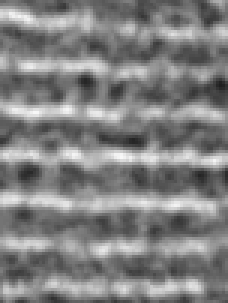
#> input picture data/new_strips/004 WT-DA 25k strip 1.png, 76 x 101 px (shown 3 times larger); its folder holds only this picture in this run
$ jupyter execute --allow-errors 0_gapfinder_processing.ipynb
#> lines starting #> are read from the running program, lines starting #| are printed output that depends on the picture; after the words box and inside, x2 and y2 are one past the last pixel; in counts of white or black regions, pixels touching at a corner belong together
[cell 1]
import pandas
import numpy
import matplotlib.pyplot as plt
import cv2

print("hello world")

# Project Overview

## Part 1. Thresholding the image strips

Load the custom strips into the notebook and threshold them to get the binary images.

[cell 2]
import os
import glob

# get a list of all images in data/new_strips
images = glob.glob("data/new_strips/*.png")

print(f"We have {len(images)} images to play with")

[cell 3]
def load_gray_image(image_path):
    image = cv2.imread(image_path)
#> image is the input picture: shape (101, 76, 3); min 31, max 248, mean 128.7
    gray = cv2.cvtColor(image, cv2.COLOR_BGR2GRAY)
    return gray

def equalize_image(image, clip_low=100, clip_high=255):
#> called with clip_low = 100, clip_high = 255
    equalized = cv2.equalizeHist(image)
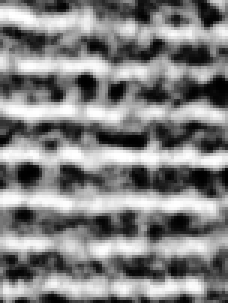
#> equalized: shape (101, 76) (shown 3 times larger); min 0, max 255, mean 128.5
    equalized = numpy.clip(equalized, clip_low, clip_high)
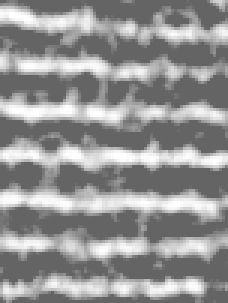
#> equalized: shape (101, 76) (shown 3 times larger); min 100, max 255, mean 147.6
    return equalized

## Display our custom strips

[cell 4]
# plot all of the images in a grid
plt.figure(figsize=(9, 9))
plt.suptitle("raw image strips")
#> (the rest of this cell did not finish here and is left out)

## Display all of the strips, with balanced and clipped scale

[cell 5]
# plot all of the images in a grid
plt.figure(figsize=(9, 9))
plt.suptitle("clipped image strips")
#> (the rest of this cell did not finish here and is left out)

## Threshold the image using the Otsu method

The Otus method is a simple and effective way to threshold an image. It calculates the threshold value based on the histogram of the image. The threshold value is the value that minimizes the intra-class variance of the two classes.

[cell 6]
# threshold the image using a smart thresholding technique

clip_low, clip_high = 100, 255

def threshold_image(image, threshold_type=cv2.THRESH_BINARY, block_size=15, constant=2):
#> called with threshold_type = 0, block_size = 15, constant = 2
    _, thresholded = cv2.threshold(image, 0, 255, threshold_type + cv2.THRESH_OTSU)
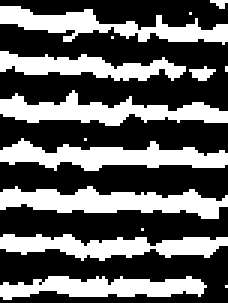
#> thresholded: shape (101, 76) (shown 3 times larger); 37.5% white; 15 white regions (7 under 20 px), largest, box (x1, y1, x2, y2) and area: (0, 62, 76, 73) 473, (0, 46, 76, 57) 443, (0, 30, 76, 42) 436
    return thresholded

image = load_gray_image(images[0])
equalized = equalize_image(image, clip_low=clip_low, clip_high=clip_high)
thresholded = threshold_image(equalized)

# plot the thresholded image
plt.figure(figsize=(5, 5))
plt.imshow(thresholded, cmap="gray")
plt.axis("off")
plt.title("Otsu Thresholded Image")

## Cleaning the strips
Our strips are not perfect, so we need to clean them up a bit. We will use morphological operations to remove small noise and fill in small holes.

The main imperfections seem to be in the non-lumen areas. In the non-lumen (darker) areas, we have some small white spots that we need to remove. We can do this by using a morphological opening operation. This operation will remove small white spots in the image.

[cell 7]
clip_low, clip_high = 75, 255

# choose an image
#> (the rest of this cell did not finish here and is left out)

## now we need to create contours for the objects, and filter out the small ones

#> (a cell that did not finish here is left out)

## Function to do all the things

[cell 9]
def load_gray_image(image_path):
    image = cv2.imread(image_path)
    gray = cv2.cvtColor(image, cv2.COLOR_BGR2GRAY)
    return gray

def equalize_image(image, clip_low=100, clip_high=255):
    equalized = cv2.equalizeHist(image)
    equalized = numpy.clip(equalized, clip_low, clip_high)
    return equalized

def process_image_strip(image_path: str, metadata: dict) -> dict:
    # load the image
    image = load_gray_image(image_path)

    print(f"Processing {image_path}")
    # equalize the image
    equalized = equalize_image(image, metadata["clip_low"], metadata["clip_high"])


    # threshold the image
    if metadata["threshold_type"] == "otsu":
        _, thresholded = cv2.threshold(image, metadata["th_min_value"], metadata["th_max_value"], cv2.THRESH_BINARY + cv2.THRESH_OTSU)
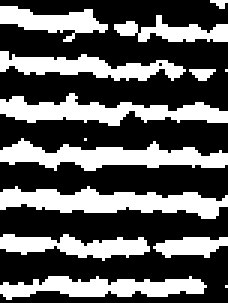
#> thresholded: shape (101, 76) (shown 3 times larger); 35.6% white; 14 white regions (4 under 20 px), largest, box (x1, y1, x2, y2) and area: (0, 62, 76, 73) 461, (0, 46, 76, 57) 431, (0, 31, 76, 42) 410
    else:
        thresholded = cv2.adaptiveThreshold(equalized, metadata["th_max_value"], cv2.ADAPTIVE_THRESH_GAUSSIAN_C, cv2.THRESH_BINARY, metadata["th_block_size"], metadata["th_constant"])

    # create a custom kernel that is a line with a wider horizontal component, to detect the horizontal lines in the image
    kernel = numpy.ones((metadata["k0"], metadata["k1"]), numpy.uint8)

    # remove small white spots in the image
    opening = cv2.morphologyEx(thresholded, cv2.MORPH_OPEN, kernel, iterations=metadata["opening_iterations"])
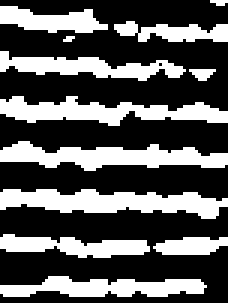
#> opening: shape (101, 76) (shown 3 times larger); 34.6% white; 12 white regions (2 under 20 px), largest, box (x1, y1, x2, y2) and area: (0, 63, 76, 73) 456, (0, 47, 76, 57) 422, (0, 32, 76, 42) 405
    closing = cv2.morphologyEx(opening, cv2.MORPH_CLOSE, kernel, iterations=metadata["closing_iterations"])
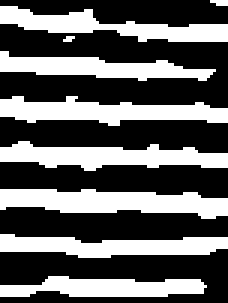
#> closing: shape (101, 76) (shown 3 times larger); 38.2% white; 9 white regions (2 under 20 px)

    # find the contours in the image
    contours, _ = cv2.findContours(closing, cv2.RETR_EXTERNAL, cv2.CHAIN_APPROX_SIMPLE)
#> contours = 9 contours, 2 with area under 20; largest, box (x1, y1, x2, y2) and area: (0, 63, 76, 73) 420, (0, 47, 76, 57) 368, (0, 32, 76, 42) 366, (0, 2, 76, 14) 326, (0, 78, 76, 86) 317, (0, 17, 72, 27) 296, (0, 92, 69, 99) 272

    # filter by area
    filtered_contours = [c for c in contours if metadata["min_area"] < cv2.contourArea(c) <  metadata["max_area"]]
#> filtered_contours = 7 contours; box (x1, y1, x2, y2) and area: (0, 63, 76, 73) 420, (0, 47, 76, 57) 368, (0, 32, 76, 42) 366, (0, 2, 76, 14) 326, (0, 78, 76, 86) 317, (0, 17, 72, 27) 296, (0, 92, 69, 99) 272

    return {"image": image, "equalized": equalized, "thresholded": thresholded, "closing": closing, "filtered_contours": filtered_contours, "raw_image": cv2.imread(image_path)}

[cell 10]
trial_number = 0
base_filepath =  f"output/trial_{trial_number}"
equalized_filepath = f"{base_filepath}/equalized"
contours_filepath =  f"{base_filepath}/contours"
comparison_filepath =  f"{base_filepath}/comparison"
overlay_filepath =  f"{base_filepath}/overlay"
thresholded_filepath =  f"{base_filepath}/thresholded"
strips_filepath = f"data/new_strips"
output_strips_filepath = f"{base_filepath}/strips"

images = glob.glob(f"{strips_filepath}/*.png")

contour_thickness = -1 # -1 to have the contour filled

# ensure that the directories exist
os.makedirs(contours_filepath, exist_ok=True)
os.makedirs(comparison_filepath, exist_ok=True)
os.makedirs(overlay_filepath, exist_ok=True)
os.makedirs(thresholded_filepath, exist_ok=True)
os.makedirs(output_strips_filepath, exist_ok=True)
os.makedirs(equalized_filepath, exist_ok=True)

# - image name
# - equalize histogram parameters, clip_low, clip_high
# - Otsu thresholding parameters
# - contour min and max area used for thresholding
# # - opening and closing kernel size and iterations
files_str = ", ".join(images)
meta_df = {"images": files_str,
           "clip_low": 100,
           "clip_high": 255,
           "min_area": 100,
           "max_area": 1e100,
           "k0": 1, # kernel dimensions y
           "k1": 3, # kernel dimensions x
           "opening_iterations": 1,
           "closing_iterations": 3,
           "threshold_type": "otsu",
           "th_min_value": 0,
            "th_max_value": 255,
           "th_block_size": 15,
           "th_constant": 2,}

# write out the metadata as a json file
import json
with open(f"{base_filepath}/metadata.json", "w") as f:
    f.write(json.dumps(meta_df, indent=4))


for filename in images:
    print(filename)

    # save to output strips
    cv2.imwrite(f"{output_strips_filepath}/{os.path.basename(filename)}", cv2.imread(filename))

    processed = process_image_strip(filename, meta_df)
#> processed = 6 items

    print(processed["closing"].shape)
#| (101, 76)
    print(processed["image"].shape)
#| (101, 76)

    image_name = os.path.basename(filename)
    cv2.imwrite(f"{thresholded_filepath}/{image_name}", processed["thresholded"])

    image = processed["image"]
    cv2.imwrite(f"{equalized_filepath}/{image_name}", image)

    filtered_contours = processed["filtered_contours"]
    raw_image = processed["raw_image"]
    raw_image = cv2.cvtColor(raw_image, cv2.COLOR_BGR2RGB)

    # draw the contours on the image
    contour_image = numpy.zeros_like(image)
    cv2.drawContours(contour_image, filtered_contours, -1, (255, 255, 255), contour_thickness)
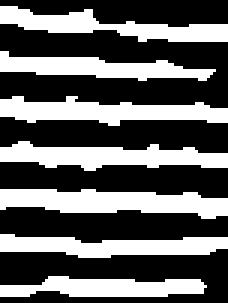
#> contour_image: shape (101, 76) (shown 3 times larger); 38% white; 7 white regions, largest, box (x1, y1, x2, y2) and area: (0, 63, 76, 73) 502, (0, 32, 76, 42) 449, (0, 47, 76, 57) 448

    # save the contour image
    cv2.imwrite(f"{contours_filepath}/{image_name}", contour_image)

    # create rgb copy of original image
    rgb_image = cv2.cvtColor(image, cv2.COLOR_GRAY2RGB)

    # # create a red contour image
    contour_image = numpy.zeros_like(rgb_image)

    cv2.drawContours(contour_image, filtered_contours, -1, (0, 0, 255), contour_thickness)
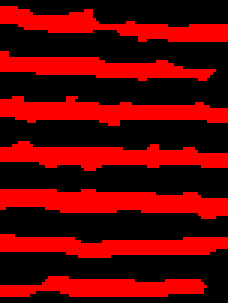
#> contour_image: shape (101, 76, 3) (shown 3 times larger); mean of channels 0, 1, 2 0, 0, 97; drawn as B, G, R

    # create an image with the RGB image and the contour image overlaid
    overlay = cv2.addWeighted(rgb_image, 0.5, contour_image, 0.5, 0)
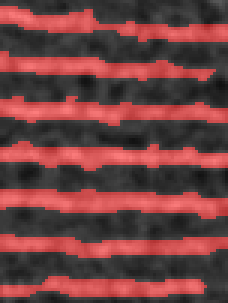
#> overlay: shape (101, 76, 3) (shown 3 times larger); mean B, G, R 64.4, 64.4, 112.9

    cv2.imwrite(f"{overlay_filepath}/{image_name}", overlay)

    # plot the rgb_image, the contour image, and then the overlay
    plt.figure(figsize=(10, 10))

    plt.subplot(1, 4, 1)
    plt.imshow(raw_image)
    plt.axis("off")
    plt.title("Raw Image")

    plt.subplot(1, 4, 2)
    plt.imshow(rgb_image)
    plt.axis("off")
    plt.title("Image")

    plt.subplot(1, 4, 3)
    plt.imshow(contour_image)
    plt.axis("off")
    plt.title("Contour Image")

    plt.subplot(1, 4, 4)
    plt.imshow(overlay)
    plt.axis("off")
    plt.title("Overlay Image")

    plt.savefig(f"{comparison_filepath}/{image_name}")
#> figure, not shown here; B, G, R data is drawn as R, G, B
